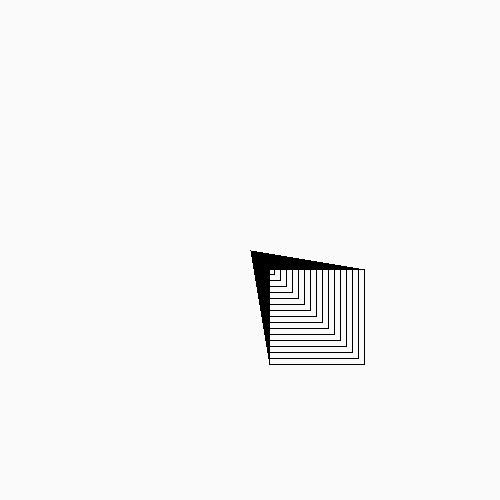
Frame 1 (no input)
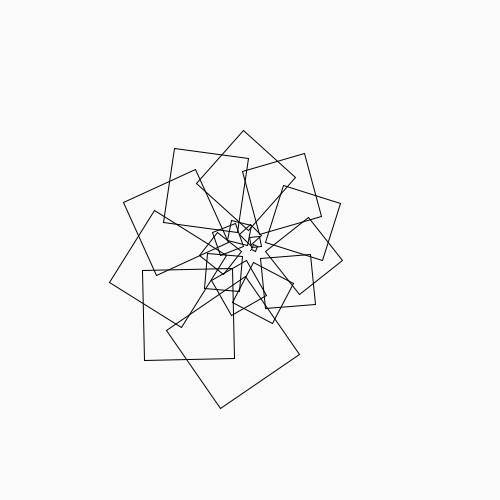
Frame 60 (the mouse pressed at the canvas centre just before this capture)
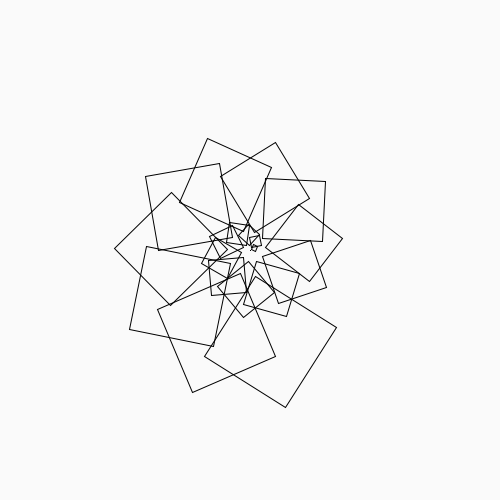
Frame 120 (the mouse held since frame 60 and released just before this capture)

The Processing sketch that drew these frames (run headless with seeded random() and noise(); from frame 60 on, the mouse is pressed at the canvas centre):

// Processing sketch: processing_101884
// ── processing_101884.pde

float time = 0;
float speed = 0;

void setup() {
  size (500, 500);
  translate(250, 250);
}

void draw() {
  translate(250, 250);
  background(250);
  for (int i = 0; i < 20; i++) {
    rotate(time);
    noFill();
    rect(i, i, i*5, i*5);
    
  }
  time = time + speed;
  speed = map(mouseX, 0, width, -0.01, 0.01);
  
}
